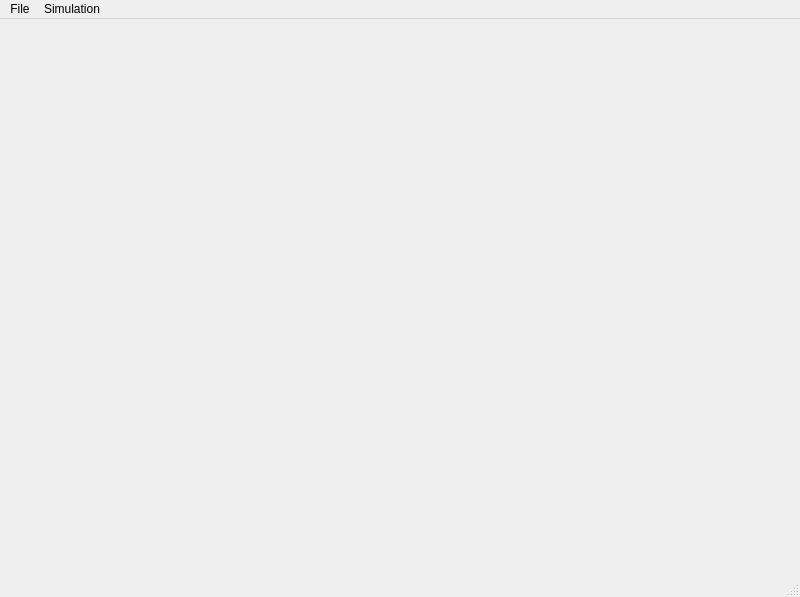
<?xml version="1.0" encoding="UTF-8"?>
<ui version="4.0">
 <class>MainWindow</class>
 <widget class="QMainWindow" name="MainWindow">
  <property name="geometry">
   <rect>
    <x>0</x>
    <y>0</y>
    <width>800</width>
    <height>597</height>
   </rect>
  </property>
  <property name="windowTitle">
   <string>MainWindow</string>
  </property>
  <widget class="QWidget" name="centralwidget"/>
  <widget class="QMenuBar" name="menubar">
   <property name="geometry">
    <rect>
     <x>0</x>
     <y>0</y>
     <width>800</width>
     <height>28</height>
    </rect>
   </property>
   <widget class="QMenu" name="menuFile">
    <property name="title">
     <string>File</string>
    </property>
    <addaction name="actionWrite_VTU"/>
    <addaction name="actionScreenshot"/>
    <addaction name="actionGenerator_Tool"/>
   </widget>
   <widget class="QMenu" name="menuTest">
    <property name="title">
     <string>Simulation</string>
    </property>
   </widget>
   <addaction name="menuFile"/>
   <addaction name="menuTest"/>
  </widget>
  <widget class="QStatusBar" name="statusbar"/>
  <action name="actionWrite_VTU">
   <property name="text">
    <string>Write VTU</string>
   </property>
  </action>
  <action name="actionScreenshot">
   <property name="text">
    <string>Screenshot</string>
   </property>
  </action>
  <action name="actionGenerator_Tool">
   <property name="text">
    <string>Generator Tool</string>
   </property>
  </action>
 </widget>
 <resources/>
 <connections/>
</ui>
